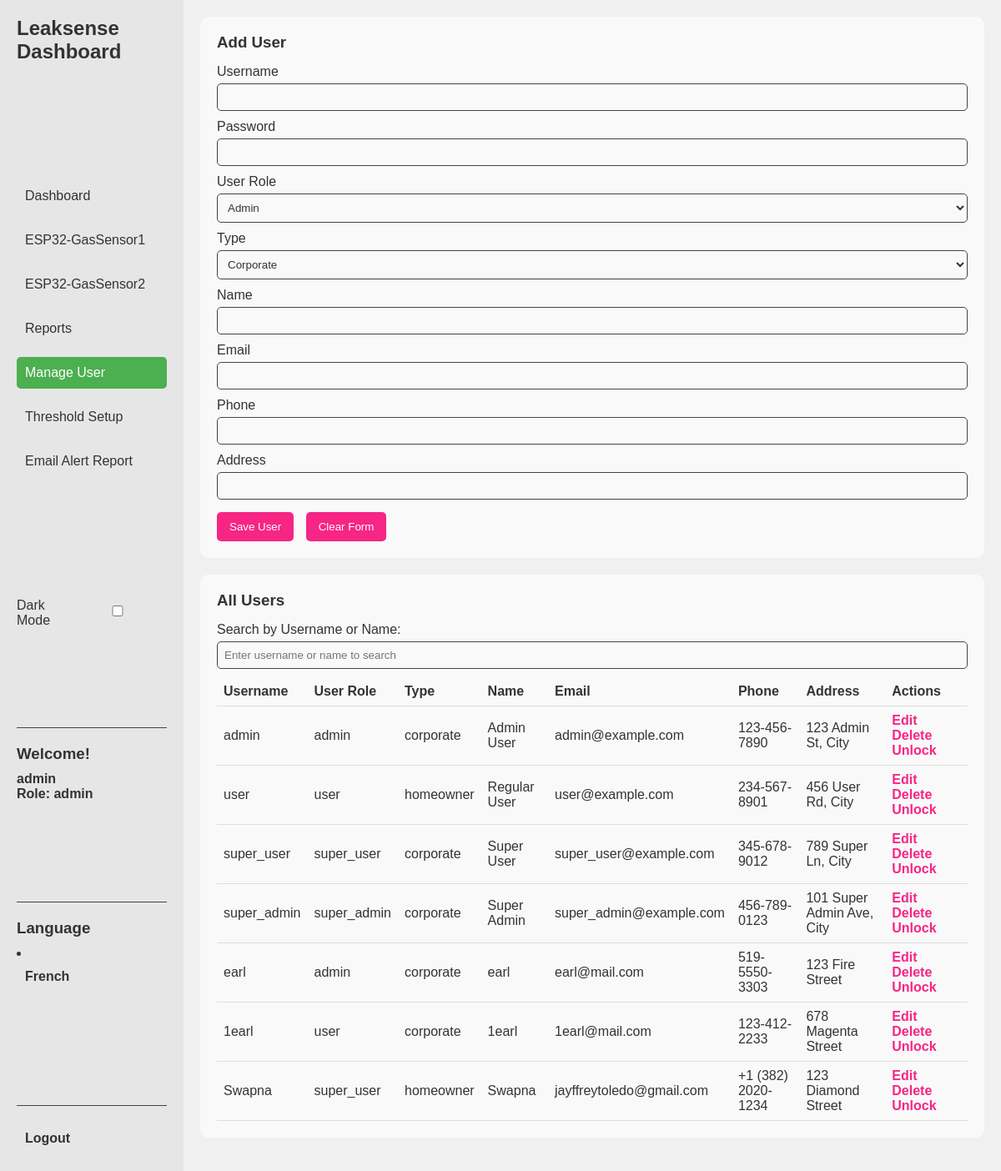
/dashboard/manage_user.php (signed in), run on the app's committed database.
### tables this page shows
CREATE TABLE `user` (
  `userID` int(11) NOT NULL,
  `username` varchar(50) NOT NULL,
  `password` varchar(255) NOT NULL,
  `userrole` enum('admin','user','super_user','super_admin') NOT NULL,
  `type` enum('corporate','homeowner') NOT NULL,
  `name` varchar(100) NOT NULL,
  `email` varchar(100) NOT NULL,
  `phone` varchar(20) DEFAULT NULL,
  `address` varchar(255) DEFAULT NULL,
  `status` tinyint(1) DEFAULT 0,
  `login_attempt` int(11) DEFAULT 0,
  `lockout_until` timestamp NULL DEFAULT NULL,
  `timestamp` timestamp NOT NULL DEFAULT current_timestamp()
);

### dashboard/manage_user.php (the view, shortened to what this page needs)
<?php
include '../db_connection.php';
$username = '';
$userrole = '';
$type = '';
$name = '';
$email = '';
$phone = '';
$address = '';
$action = 'Add User';
$stmt = $pdo->query("SELECT * FROM user");
$users = $stmt->fetchAll(PDO::FETCH_ASSOC);
?>
<!DOCTYPE html>
<html lang="en">
<head>
</head>
<body class="light">
    <div class="dashboard-container">
        <aside class="sidebar">
            <h2>Leaksense Dashboard</h2>
            <nav>
                <ul>
                    <li><a href="dashboard.php">Dashboard</a></li>
                    <li><a href="gs1.php">ESP32-GasSensor1</a></li>
                    <li><a href="gs2.php">ESP32-GasSensor2</a></li>
                    <li><a href="Reports.php">Reports</a></li>
                    <li><a href="manage_user.php" class="active">Manage User</a></li>
                    <li><a href="Threshold.php">Threshold Setup</a></li>
                    <li><a href="email_alert_report.php">Email Alert Report</a></li>
                </ul>
            </nav>
            <div class="toggle-container">
                <label for="theme-toggle">Dark Mode</label>
                <input type="checkbox" id="theme-toggle">
            </div>
            <div class="bottom-section">
                <h3>Welcome!</h3>
                <h4><?php echo htmlspecialchars($_SESSION['username']); ?></h4>
                <h4>Role: <?php echo htmlspecialchars($_SESSION['userrole']); ?></h4>
            </div>
            <div class="bottom-section">
                <h3>Language</h3>
                <li><a href="dashboard_fr.php">French</a></li>
            </div>
            <div class="bottom-section">
                <a href="../logout.php">Logout</a>
            </div>
        </aside>
        <main class="main-dashboard">
            <div class="form-container">
                <h3><?php echo $action; ?></h3>
                <form action="" method="post">
                    <label>Username</label>
                    <input type="text" name="username" value="<?php echo htmlspecialchars($username); ?>" required <?php echo ($action === 'Edit User') ? 'readonly' : ''; ?>>
                    <label>Password</label>
                    <input type="password" name="password" <?php echo ($action === 'Edit User') ? '' : 'required'; ?>>
                    <label>User Role</label>
                    <select name="userrole" required>
                        <option value="admin" <?php echo ($userrole === 'admin') ? 'selected' : ''; ?>>Admin</option>
                    </select>
                    <label>Type</label>
                    <select name="type" required>
                        <option value="corporate" <?php echo ($type === 'corporate') ? 'selected' : ''; ?>>Corporate</option>
                    </select>
                    <label>Name</label>
                    <input type="text" name="name" value="<?php echo htmlspecialchars($name); ?>" required>
                    <label>Email</label>
                    <input type="email" name="email" value="<?php echo htmlspecialchars($email); ?>" required>
                    <label>Phone</label>
                    <input type="text" name="phone" value="<?php echo htmlspecialchars($phone); ?>" required>
                    <label>Address</label>
                    <input type="text" name="address" value="<?php echo htmlspecialchars($address); ?>" required>
                    <div class="button-group">
                        <button type="submit">Save User</button>
                        <button type="reset">Clear Form</button>
                    </div>
                </form>
            </div>
            <div class="table-container">
                <h3>All Users</h3>
                <div class="search-container">
                    <label for="searchInput">Search by Username or Name:</label>
                    <input type="text" id="searchInput" onkeyup="filterUsers()" placeholder="Enter username or name to search">
                </div>
                <table id="userTable">
                    <thead>
                        <tr>
                            <th>Username</th>
                            <th>User Role</th>
                            <th>Type</th>
                            <th>Name</th>
                            <th>Email</th>
                            <th>Phone</th>
                            <th>Address</th>
                            <th>Actions</th>
                        </tr>
                    </thead>
                    <tbody>
                        <?php foreach ($users as $user): ?>
                            <tr>
                                <td><?php echo htmlspecialchars($user["username"]); ?></td>
                                <td><?php echo htmlspecialchars($user["userrole"]); ?></td>
                                <td><?php echo htmlspecialchars($user["type"]); ?></td>
                                <td><?php echo htmlspecialchars($user["name"]); ?></td>
                                <td><?php echo htmlspecialchars($user["email"]); ?></td>
                                <td><?php echo htmlspecialchars($user["phone"]); ?></td>
                                <td><?php echo htmlspecialchars($user["address"]); ?></td>
                                <td class="action-buttons">
                                    <a href="?action=edit&username=<?php echo urlencode($user["username"]); ?>">Edit</a>
                                    <a href="?action=delete&username=<?php echo urlencode($user["username"]); ?>" onclick="return confirm('Are you sure?')">Delete</a>
                                    <a href="?action=unlock&username=<?php echo urlencode($user["username"]); ?>">Unlock</a>
                                </td>
                            </tr>
                        <?php endforeach; ?>
                    </tbody>
                </table>
            </div>
        </main>
    </div>
</body>
</html>

### dashboard/manage_user.php (style rules this page uses)
* { margin: 0; padding: 0; box-sizing: border-box; }
body { font-family: Arial, sans-serif; display: flex; transition: background-color 0.3s, color 0.3s; }
body.light { background-color: #f0f0f0; color: #333; }
body.light .sidebar { background-color: #e6e6e6; color: #333; }
body.light .sidebar h2, body.light .sidebar a { color: #333; }
body.light .sidebar a.active, body.light .sidebar a:hover { background-color: #4CAF50; color: #fff; }
body.light .table-container, body.light .form-container { background: #f9f9f9; }
.dashboard-container { display: flex; height: 100vh; width: 100%; }
.sidebar { width: 220px; padding: 20px; display: flex; flex-direction: column; justify-content: space-between; }
.sidebar h2 { font-size: 1.5em; margin-bottom: 20px; }
.sidebar ul { list-style: none; padding-left: 0; }
.sidebar li { margin-bottom: 15px; }
.sidebar a { text-decoration: none; font-size: 1em; display: block; padding: 10px; border-radius: 5px; transition: background-color 0.2s; }
.toggle-container { display: flex; align-items: center; gap: 10px; }
.main-dashboard { flex: 1; padding: 20px; overflow-y: auto; }
.form-container, .table-container { padding: 20px; border-radius: 10px; margin-bottom: 20px; transition: background-color 0.3s; }
h3 { color: inherit; margin-bottom: 15px; }
label { color: inherit; display: block; margin-top: 10px; }
input, select { width: 100%; padding: 8px; background-color: inherit; color: inherit; border: 1px solid #444; border-radius: 5px; margin-top: 5px; }
.button-group { margin-top: 15px; }
button { padding: 10px 15px; background-color: #F72585; border: none; border-radius: 5px; color: #fff; cursor: pointer; margin-right: 10px; }
table { width: 100%; color: inherit; margin-top: 10px; border-collapse: collapse; }
table th, table td { padding: 8px; text-align: left; border-bottom: 1px solid #ddd; }
.action-buttons a { color: #F72585; text-decoration: none; margin-right: 10px; font-weight: bold; }
.bottom-section { border-top: 1px solid #444; padding-top: 20px; color: inherit; text-align: left; }
.bottom-section h3, .bottom-section h5 { margin-bottom: 10px; }
.bottom-section a { color: #F72585; text-decoration: none; font-weight: bold; }

### data on the page
user: username "admin", userrole "admin", type "corporate", name "Admin User", email "admin@example.com", phone "123-456-7890", address "123 Admin St, City"
user: username "user", userrole "user", type "homeowner", name "Regular User", email "user@example.com", phone "234-567-8901", address "456 User Rd, City"
user: username "super_user", userrole "super_user", type "corporate", name "Super User", email "super_user@example.com", phone "345-678-9012", address "789 Super Ln, City"
user: username "super_admin", userrole "super_admin", type "corporate", name "Super Admin", email "super_admin@example.com", phone "456-789-0123", address "101 Super Admin Ave, City"
user: username "earl", userrole "admin", type "corporate", name "earl", email "earl@mail.com", phone "519-5550-3303", address "123 Fire Street"
user: username "1earl", userrole "user", type "corporate", name "1earl", email "1earl@mail.com", phone "123-412-2233", address "678 Magenta Street"
user: username "Swapna", userrole "super_user", type "homeowner", name "Swapna", email "jayffreytoledo@gmail.com", phone "+1 (382) 2020-1234", address "123 Diamond Street"

### other printed values
$_SESSION['username'] "admin"
$_SESSION['userrole'] "admin"
$action "Add User"
